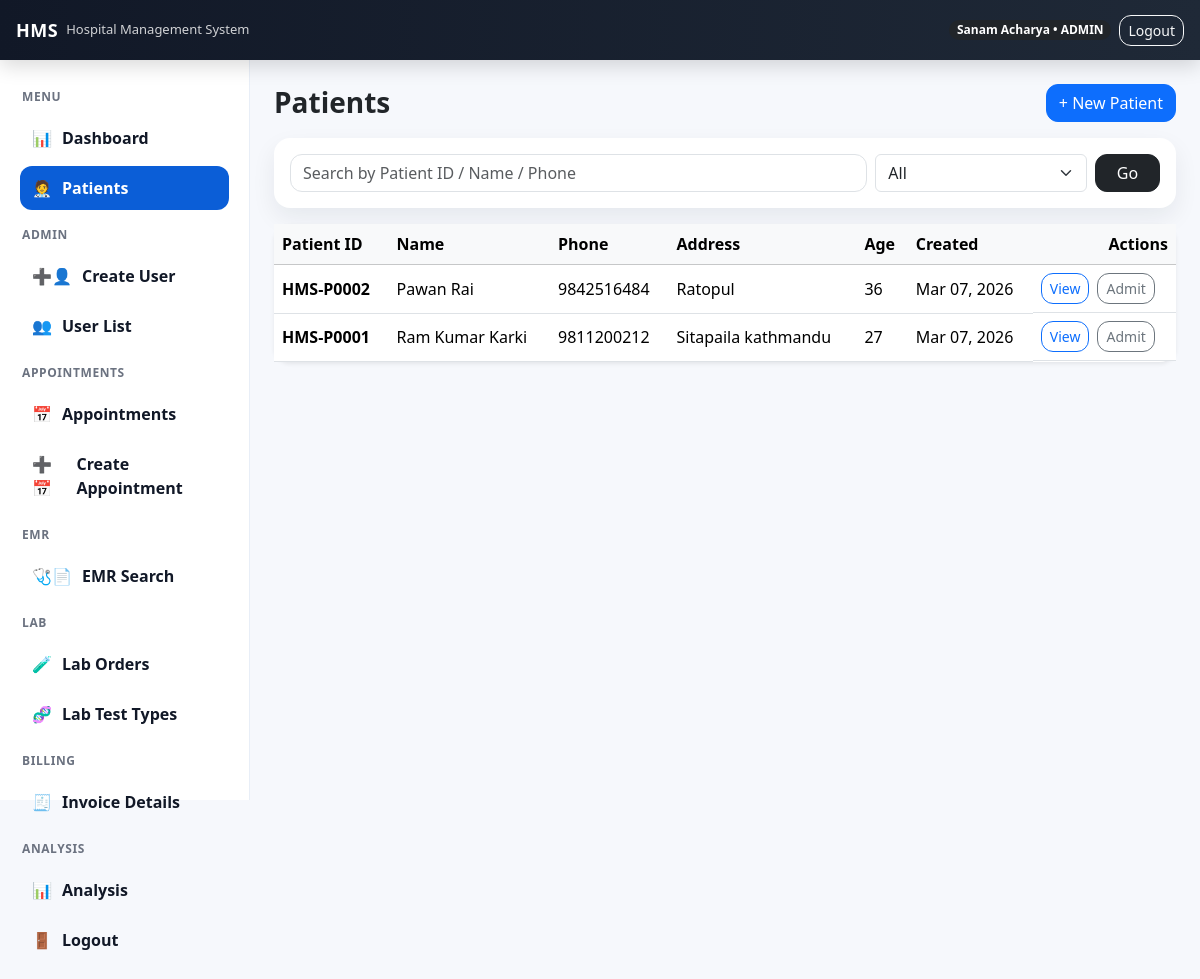
The page /patients/ (signed in) on the database its author committed.
### accounts/models.py (models this page shows, shortened)
class User(AbstractUser):
    class Role(models.TextChoices):
        ADMIN = 'ADMIN', 'Admin'
        DOCTOR = 'DOCTOR', 'Doctor'
        NURSE = 'NURSE', 'Nurse'
        RECEPTION = 'RECEPTION', 'Reception'
        LAB = 'LAB', 'Lab'
        PHARMACY = 'PHARMACY', 'Pharmacy'
        HR = 'HR', 'HR'
        CASHIER = "CASHIER", "Cashier"
        ACCOUNTANT = "ACCOUNTANT", "Accountant"
    full_name = models.CharField(max_length=150)
    phone_number = models.CharField(max_length=20, blank=True)
    email = models.EmailField(unique=True)
    role = models.CharField(max_length=20, choices=Role.choices, default=Role.RECEPTION)
    department = models.ForeignKey(
        Department, on_delete=models.SET_NULL, null=True, blank=True
    )
    specialization = models.ForeignKey(
        "Specialization",
        on_delete=models.SET_NULL,
        null=True,
        blank=True,
        related_name="doctors"
    )

class Patient(models.Model):
    patient_id = models.CharField(max_length=20, unique=True, editable=False)
    full_name = models.CharField(max_length=150)
    phone_number = models.CharField(max_length=20, blank=True)
    email = models.EmailField(blank=True, null=True)
    address = models.CharField(max_length=255, blank=True)
    gender = models.CharField(max_length=10, choices=[("MALE", "Male"), ("FEMALE", "Female"), ("OTHER", "Other")], blank=True)
    dob = models.DateField(blank=True, null=True)
    created_at = models.DateTimeField(auto_now_add=True)
    assigned_doctor = models.ForeignKey(
        settings.AUTH_USER_MODEL,
        on_delete=models.SET_NULL,
        null=True,
        blank=True,
        related_name="assigned_patients",
        limit_choices_to={"role": "DOCTOR"}
    )
    @property
    def age(self):
        if not self.dob:
            return ""
        today = date.today()
        years = today.year - self.dob.year
        if (today.month, today.day) < (self.dob.month, self.dob.day):
            years -= 1
        return years

### accounts/views.py (the view)
# urls.py: path('patients/', patient_list_view, name='patient_list'),
@login_required
@roles_required("ADMIN", "RECEPTION", "DOCTOR", "NURSE")
def patient_list_view(request):
    q = (request.GET.get("q") or "").strip()
    patients = Patient.objects.all()
    if request.user.role in ["DOCTOR", "NURSE"]:
        patients = patients.filter(assigned_doctor=request.user)
    if q:
        patients = patients.filter(
            Q(patient_id__icontains=q) |
            Q(full_name__icontains=q) |
            Q(phone_number__icontains=q)
        )
    patients = patients.order_by("-created_at")
    return render(request, "accounts/patient_list.html", {
        "patients": patients,
        "q": q,
    })

### templates/accounts/patient_list.html (shortened to what this page needs)
{% extends "base.html" %}
{% block content %}
<div class="d-flex flex-wrap gap-2 align-items-center justify-content-between mb-3">
    <h3 class="fw-bold mb-0">Patients</h3>
    <a class="btn btn-primary" href="{% url 'patient_create' %}">+ New Patient</a>
</div>
<form class="card p-3 mb-3" method="get">
  <div class="row g-2">
    <div class="col-md-8">
      <input class="form-control" name="q" value="{{ q }}" placeholder="Search by Patient ID / Name / Phone" />
    </div>
    <div class="col-md-3">
      <select class="form-select" name="status">
        <option value="" {% if not status_filter %}selected{% endif %}>All</option>
      </select>
    </div>
    <div class="col-md-1 d-grid">
      <button class="btn btn-dark">Go</button>
    </div>
  </div>
</form>
<div class="card shadow-sm border-0" style="border-radius:16px;">
    <div class="table-responsive">
        <table class="table table-hover mb-0 align-middle">
            <thead class="table-light">
                <tr>
                    <th>Patient ID</th>
                    <th>Name</th>
                    <th>Phone</th>
                    <th>Address</th>
                    <th>Age</th>
                    <th>Created</th>
                    <th class="text-end">Actions</th>
                </tr>
            </thead>
            <tbody>
                {% for p in patients %}
                    <tr>
                        <td class="fw-semibold">{{ p.patient_id }}</td>
                        <td>{{ p.full_name }}</td>
                        <td>{{ p.phone_number }}</td>
                        <td>{{ p.address }}</td>
                        <td>{{ p.age }}</td>
                        <td>{{ p.created_at|date:"M d, Y" }}</td>
                        <td class="d-flex gap-2 flex-wrap">
                            <a class="btn btn-sm btn-outline-primary"
                               href="{% url 'patient_detail' p.patient_id %}">
                               View
                            </a>
                            <a class="btn btn-sm btn-outline-secondary"
                               href="{% url 'patient_admit' p.patient_id %}">
                               Admit
                            </a>
                        </td>
                    </tr>
                {% empty %}
                    <tr>
                        <td colspan="7" class="text-center text-muted py-4">No patients found.</td>
                    </tr>
                {% endfor %}
            </tbody>
        </table>
    </div>
</div>
{% endblock %}

### templates/base.html (shortened to what this page needs)
{% load static %}
<!doctype html>
<html lang="en">
<head>
  <link href="https://cdn.jsdelivr.net/npm/bootstrap@5.3.3/dist/css/bootstrap.min.css" rel="stylesheet">
  <link rel="stylesheet" href="{% static 'css/style.css' %}">
</head>
<body class="hms-body">
  <header class="hms-topbar">
    <div class="container-fluid d-flex align-items-center justify-content-between px-3">
      <div class="d-flex align-items-center gap-2">
        <div class="hms-brand">HMS</div>
        <span class="hms-subtitle">Hospital Management System</span>
      </div>
      <div class="d-flex align-items-center gap-2">
        {% if user.is_authenticated %}
          <span class="badge rounded-pill text-bg-dark">
            {{ user.full_name }} • {{ user.role }}
          </span>
          <a class="btn btn-sm btn-outline-light" href="{% url 'logout' %}">Logout</a>
        {% else %}
          <a class="btn btn-sm btn-outline-light" href="{% url 'login' %}">Login</a>
        {% endif %}
      </div>
    </div>
  </header>
  <div class="hms-layout">
    {% if user.is_authenticated %}
      {% include "partials/sidebar.html" %}
    {% endif %}
    <main class="hms-main">
      <div class="container-fluid p-4">
        {% block content %}{% endblock %}
      </div>
    </main>
  </div>
</body>
</html>

### static/css/style.css (style rules this page uses)
html, body { height: 100%; }
.hms-body { background: #f6f8fc; margin: 0; font-family: system-ui, -apple-system, Segoe UI, Roboto, Arial, sans-serif; padding-top: 60px; }
.hms-topbar { height: 60px; background: linear-gradient(90deg, #111827, #1f2937); color: #fff; display: flex; align-items: center; position: fixed; top: 0; left: 0; right: 0; z-index: 9999; box-shadow: 0 6px 20px rgba(0,0,0,0.15); }
.hms-brand { font-weight: 800; letter-spacing: 0.5px; font-size: 18px; }
.hms-subtitle { font-size: 13px; opacity: 0.8; }
.hms-layout { display: flex; min-height: 100vh; }
.hms-main { flex: 1; height: calc(100vh - 60px); overflow: auto; }
.card { border: 0; border-radius: 16px; box-shadow: 0 10px 25px rgba(16, 24, 40, 0.07); }
.btn { border-radius: 12px; }
.form-control { border-radius: 12px; }

### rows shown on the page
User: full_name "Sanam Acharya", role "ADMIN"
Patient: patient_id "HMS-P0002", full_name "Pawan Rai", phone_number "9842516484", address "Ratopul", age "36", created_at "Mar 07, 2026"
Patient: patient_id "HMS-P0001", full_name "Ram Kumar Karki", phone_number "9811200212", address "Sitapaila kathmandu", age "27", created_at "Mar 07, 2026"
